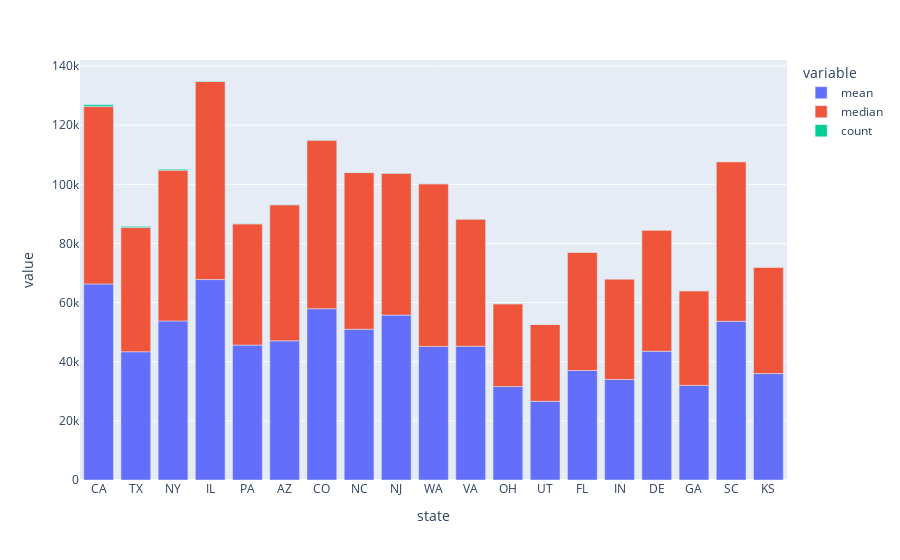

The notebook cell this image was saved under:
### Code cell
px.bar(by_state)

### Figure 1 — Plotly figure (JSON) as saved in the notebook; plotly's stock layout.template omitted (floating-point values rounded to 4 significant figures)
{"data": [{"alignmentgroup": "True", "hovertemplate": "variable=mean<br>state=%{x}<br>value=%{y}<extra></extra>", "legendgroup": "mean", "marker": {"color": "#636efa"}, "name": "mean", "offsetgroup": "mean", "orientation": "v", "showlegend": true, "textposition": "auto", "type": "bar", "x": ["CA", "TX", "NY", "IL", "PA", "AZ", "CO", "NC", "NJ", "WA", "VA", "OH", "UT", "FL", "IN", "DE", "GA", "SC", "KS"], "xaxis": "x", "y": [66310.0, 43390.0, 53800.0, 67790.0, 45630.0, 47080.0, 57950.0, 50990.0, 55770.0, 45190.0, 45250, 31600, 26610.0, 37040.0, 34000, 43550.0, 32000, 53670.0, 36000], "yaxis": "y"}, {"alignmentgroup": "True", "hovertemplate": "variable=median<br>state=%{x}<br>value=%{y}<extra></extra>", "legendgroup": "median", "marker": {"color": "#EF553B"}, "name": "median", "offsetgroup": "median", "orientation": "v", "showlegend": true, "textposition": "auto", "type": "bar", "x": ["CA", "TX", "NY", "IL", "PA", "AZ", "CO", "NC", "NJ", "WA", "VA", "OH", "UT", "FL", "IN", "DE", "GA", "SC", "KS"], "xaxis": "x", "y": [60000, 42000, 51000, 67000, 41000, 46000, 57000, 53000, 48000, 55000, 43000, 28000, 26000, 40000, 34000, 41000, 32000, 54000, 36000], "yaxis": "y"}, {"alignmentgroup": "True", "hovertemplate": "variable=count<br>state=%{x}<br>value=%{y}<extra></extra>", "legendgroup": "count", "marker": {"color": "#00cc96"}, "name": "count", "offsetgroup": "count", "orientation": "v", "showlegend": true, "textposition": "auto", "type": "bar", "x": ["CA", "TX", "NY", "IL", "PA", "AZ", "CO", "NC", "NJ", "WA", "VA", "OH", "UT", "FL", "IN", "DE", "GA", "SC", "KS"], "xaxis": "x", "y": [626, 394, 345, 164, 114, 97, 96, 90, 86, 53, 48, 35, 33, 27, 23, 11, 4, 3, 3], "yaxis": "y"}], "layout": {"barmode": "relative", "legend": {"title": {"text": "variable"}, "tracegroupgap": 0}, "margin": {"t": 60}, "xaxis": {"anchor": "y", "domain": [0, 1], "title": {"text": "state"}}, "yaxis": {"anchor": "x", "domain": [0, 1], "title": {"text": "value"}}}}
